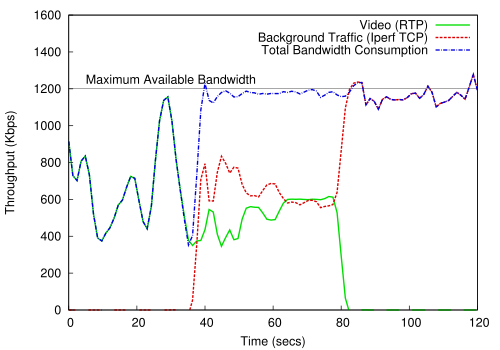

Write gnuplot code to recreate this figure.
#!/usr/bin/gnuplot

set terminal postscript eps color enhanced font "Helvetica,14"


set output "plot_efficient.eps"

set yrange [0:1600]
set xrange [0:120]

set ytics nomirror
set xtics nomirror

#set title "Long Multiplication vs Karatsuba Multiplication Runtime Analysis"

#set logscale x 2
#set logscale y 1000
set ylabel 'Throughput (Kbps)'
set xlabel 'Time (secs)'
set key font "Helvetica,10" vertical at 120,1580

set label "Maximum Available Bandwidth" font "Helvetica,10" at 5,1230

set arrow from 0,1200 to 120,1200 nohead lt 1 lc rgb "#000000" lw 0.5
#set arrow from 0,482.240 to 90,482.240 nohead lt 2 lc rgb "#dd0000" lw 0.5
#set arrow from 0,586.305742574257 to 90,586.305742574257 nohead lt 5 lc rgb "#0000dd" lw 0.5

plot "efficient.dat" using ($1):($2/1000.0):(2.0) title 'Video (RTP)' smooth acsplines lt 1 lc rgb "#00dd00" lw 3, \
     "efficient.dat" using ($1):($3/1000.0):(2.0) title 'Background Traffic (Iperf TCP)' smooth acsplines lt 2 lc rgb "#dd0000" lw 3, \
     "efficient.dat" using ($1):($4/1000.0):(2.0) title 'Total Bandwidth Consumption' smooth acsplines lt 5 lc rgb "#0000dd" lw 3

     
